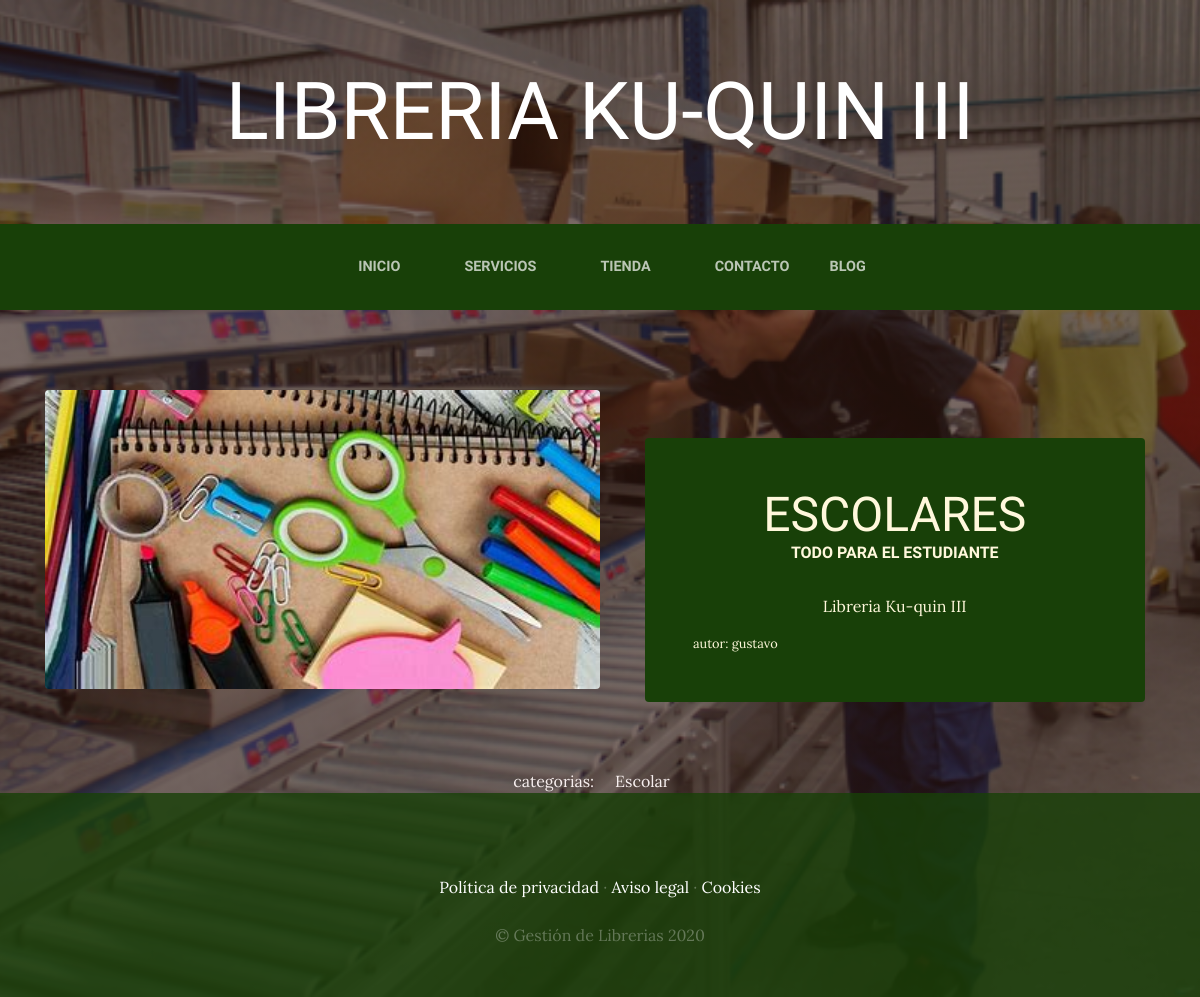
The app's page /blog/categoria/1/ with its own data.
### appblog/models.py (models this page shows, shortened)
class Post(models.Model):
    titulo = models.CharField(max_length=50)
    contenido = models.TextField()
    imagen = models.ImageField(upload_to='servicios', null=True , blank=True)
    autor= models.ForeignKey('auth.User', on_delete=models.CASCADE)
    categorias= models.ManyToManyField(Categorias)
    created = models.DateTimeField(auto_now_add=True)
    updated = models.DateTimeField(auto_now_add=True)
    class Meta:
        verbose_name = 'post'
        verbose_name_plural = 'posts'

class Categorias(models.Model):
    nombre = models.CharField(max_length=50)
    created = models.DateTimeField(auto_now_add=True)
    updated = models.DateTimeField(auto_now_add=True)
    class Meta:
        verbose_name = 'categoria'
        verbose_name_plural = 'categorias'

### appblog/views.py (the view)
# urls.py: path('categoria/<int:categoria_id>/',views.categoria,name='categoria'),
def categoria(request,categoria_id):
    categoria=Categorias.objects.get(id=categoria_id)
    post = Post.objects.filter(categorias=categoria_id)
    return render(request,'blog/categoria.html',{'categorias':categoria,'post':post})

### appblog/templates/blog/categoria.html (shortened to what this page needs)
{% extends 'appwev/base.html' %}
{% load static %}
{% block content %}
{% for post in post %}
<section class="page-section clearfix">
    <div class="container">
        <div class="intro">
        <img class="intro-img img-fluid mb-3 mb-lg-0 rounded" src="{{post.imagen.url}}" alt="" style="width:50%;">
        <div class="intro-text left-0 text-center bg-faded p-5 rounded">
            <h2 class="section-heading mb-4" >
            <span class="section-heading-lower">{{post.titulo}}</span>
            <span class="section-heading-upper">{{post.contenido}}</span>
            </h2>Libreria Ku-quin III
        <div style="text-align: left; font-size:0.8em;"
        color:>
        autor: {{post.autor}}<br>
        </div>
        </div>
        </div>
    </div>
    </section>
{% endfor %}
<seccion>
<div style="width: 75%; text-align:center;color:rgb(247, 239, 239) ; margin:auto;">
categorias:
{% for post in post %}
{% for categoria in post.categorias.all %}&nbsp;&nbsp;&nbsp;
{{categoria.nombre}} &nbsp;&nbsp;&nbsp;
{% endfor %}
{% endfor %}
</div>
</seccion>
{% endblock %}

### appwev/static/appwev/css/gestion.css (style rules this page uses)
body { font-family: 'Lora'; background: linear-gradient(rgba(47, 23, 15, 0.65), rgba(47, 23, 15, 0.65)), url("../img/bg_main.jpg"); background-attachment: fixed; background-position: center; background-size: cover; }
h1, h2, h3, h4, h5, h6 { font-family: 'Raleway'; }
.page-section { margin-top: 5rem; margin-bottom: 5rem; }
.section-heading { text-transform: uppercase; }
.section-heading .section-heading-upper { display: block; font-size: 1rem; font-weight: 800; padding-bottom:.5rem; }
.section-heading .section-heading-lower { display: block; font-size: 3rem; font-weight: 100; }
.bg-faded { background-color: rgba(255, 255, 255, 0.85); }
.intro { position: relative; }
@media (min-width: 992px) { .intro .intro-img { width: 75%; float: left; } }
@media (min-width: 992px) { .intro .intro-text { left: 600; width: 60%; margin-top: 3rem; background-color: rgba(24, 64, 8); color: cornsilk; position: absolute; } }
@media (min-width: 1200px) { .intro .intro-text { width: 45%; } }

### records on screen
Post: imagen (picture), titulo "ESCOLARES", contenido "TODO PARA EL ESTUDIANTE", autor "gustavo"
Categorias: nombre "Escolar"
